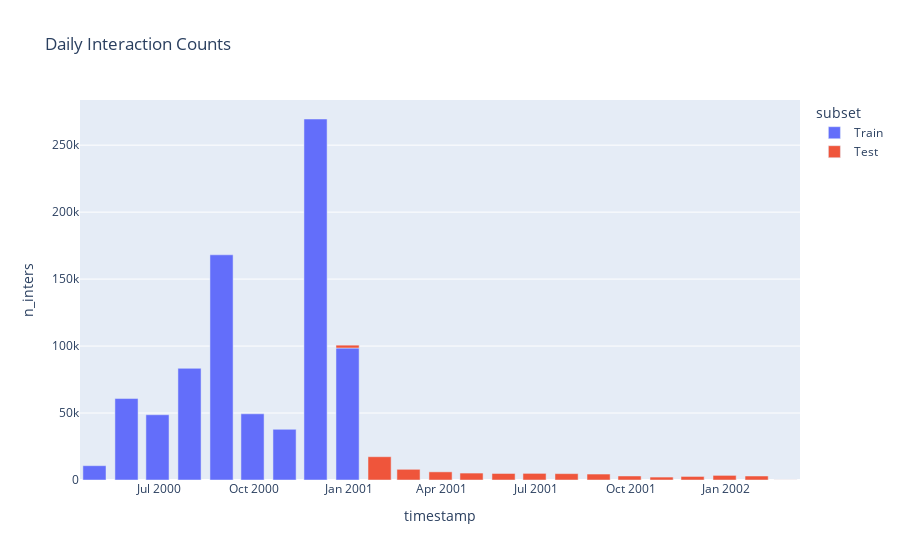

Notebook cell for this chart:
### Code cell
# Works with plotly!

fig = plot_inters_px(
    data=[train, test_target],
    start_date="01/01/2000",    # optional inclusive start date
    end_date="01/02/2002",      # optional inclusive end date
    granularity="m",            # 'm' = monthly
    labels=["Train", "Test"],
    title="Daily Interaction Counts",
)

fig.show()

### Figure 1 — Plotly figure (JSON) as saved in the notebook; plotly's stock layout.template omitted (floating-point values rounded to 4 significant figures)
{"data": [{"hovertemplate": "subset=Train<br>timestamp=%{x}<br>n_inters=%{y}<extra></extra>", "legendgroup": "Train", "marker": {"color": "#636efa", "pattern": {"shape": ""}}, "name": "Train", "orientation": "v", "showlegend": true, "textposition": "auto", "type": "bar", "x": ["2000-04-30T00:00:00.000000000", "2000-05-31T00:00:00.000000000", "2000-06-30T00:00:00.000000000", "2000-07-31T00:00:00.000000000", "2000-08-31T00:00:00.000000000", "2000-09-30T00:00:00.000000000", "2000-10-31T00:00:00.000000000", "2000-11-30T00:00:00.000000000", "2000-12-31T00:00:00.000000000"], "xaxis": "x", "y": [10694, 60806, 48719, 83377, 168139, 49421, 37823, 269531, 98537], "yaxis": "y"}, {"hovertemplate": "subset=Test<br>timestamp=%{x}<br>n_inters=%{y}<extra></extra>", "legendgroup": "Test", "marker": {"color": "#EF553B", "pattern": {"shape": ""}}, "name": "Test", "orientation": "v", "showlegend": true, "textposition": "auto", "type": "bar", "x": ["2000-12-31T00:00:00.000000000", "2001-01-31T00:00:00.000000000", "2001-02-28T00:00:00.000000000", "2001-03-31T00:00:00.000000000", "2001-04-30T00:00:00.000000000", "2001-05-31T00:00:00.000000000", "2001-06-30T00:00:00.000000000", "2001-07-31T00:00:00.000000000", "2001-08-31T00:00:00.000000000", "2001-09-30T00:00:00.000000000", "2001-10-31T00:00:00.000000000", "2001-11-30T00:00:00.000000000", "2001-12-31T00:00:00.000000000", "2002-01-31T00:00:00.000000000", "2002-02-28T00:00:00.000000000"], "xaxis": "x", "y": [2137, 17387, 7984, 6083, 5171, 4876, 4943, 4757, 4449, 3005, 2185, 2648, 3441, 2986, 59], "yaxis": "y"}], "layout": {"barmode": "relative", "legend": {"title": {"text": "subset"}, "tracegroupgap": 0}, "title": {"text": "Daily Interaction Counts"}, "xaxis": {"anchor": "y", "domain": [0, 1], "title": {"text": "timestamp"}}, "yaxis": {"anchor": "x", "domain": [0, 1], "title": {"text": "n_inters"}}}}
